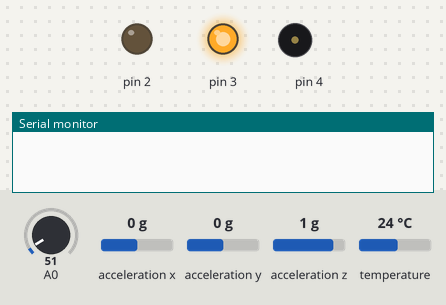
Simulated run of this sketch. Board: Arduino Uno, built with avr-gcc and run on an emulated ATmega328P. Shown: output pins drawn as LEDs (lit = HIGH), buzzer (waves = sounding), the last lines printed to the serial monitor. Wiring (inferred from the names in the program): MPU-6050 motion sensor at I2C address 0x68. The inputs (shaded band) are chosen by the test bench; at power-on: A0 = 51, acceleration x 0 g, acceleration y 0 g, acceleration z 1 g, temperature 24 °C.

Above: at 0.1 s.
At 20.29 s:
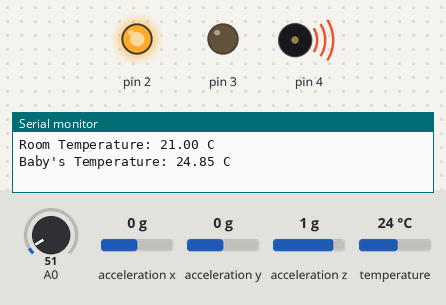
At 40.0 s:
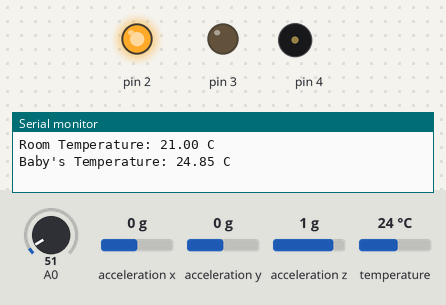
Timing chart, 0 to 40.0 s (numbered marks = the images above):
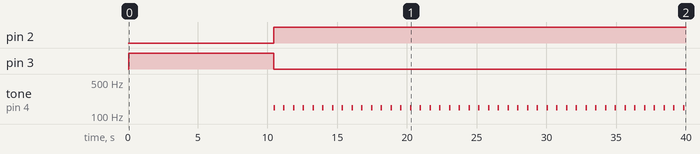

Measured:
- by itself, pin 2: LOW → HIGH at 10.4 s
- by itself, pin 3: LOW → HIGH at 0.06 s, → LOW 10.4 s later
- by itself, tone on pin 4: silent → 147 Hz at 10.4 s, → silent 0.10 s later, → 147 Hz 0.60 s later, → silent 0.10 s later, … (86 changes in this stretch)

The sketch:

ProgettoTesi1.1.ino
```cpp
/*


Progetto dispositivo per il monitoraggio del respiro

Author: Alessandro Pellegrino

Aggiornato al 15/12/2016


*/


#include<Wire.h> // Importa la libreria per comunicare con l'accelerometro tramite protocollo I2C

extern unsigned long timer0_millis; // Variabile esterna necessaria per il funzionamento del metodo resetMillis()

const int MPU=0x68;  // I2C indirizzo dell' MPU-6050

int16_t Acc,Tmp; // Inizializzo le variabili intere AcX, AcY, AcZ, Tmp

/*---------------VARIABILI GLOBALI RELATIVE AL METODO Babytemperature()--------------*/

float celsius = 0 ; // Inizializzo la variabile flottante celsius

float millivolts; // Inizializzo la variabile flottante millivolts

int LM35; //Inizializzo la variabile flottante LM35

/*----------VAARIABILI RELATIVE AL CONTROLLO E AL FILTRAGGIO DEI VALORI DELL'ACCELEROMETRO--------*/

unsigned long time, courrent_Time, previous_Time = 0;  // Inizializzo la variabili unsigned di tipo long a 32 bit

float courrent_Value, previous_Value = 0; //Inizializzo le variabili intere courrent_Value e previous_Value

int deadline = 10000; //Inizializzo la variabile intera deadline con valore 10000

int valori[5]; //Inizializzo l'array in cui salvo i valori letti dall'accelerometro

int T_campionamento = 10; //Inizializzo la variabile Tempo di Campionamento

int somma; //Inizializzo la variabile intera somma

float media; //Inizializzo la variabile flottante media

/*---------VARIABILI GLOBALI RELATIVE AL METODO Frequenza()---------*/

int f_time, f_prevTime, value , pr_value , tempoRespiro , numero_respiri , numero_inspirazioni , numero_espirazioni = 0; // Inizializzo le variabili intere

float frequenza; //Inizializzo la variabile flottante media

                                                /**********************-------INIZIO SETUP-------**********************/
void setup(){
//Setto il pin 2 e 3 ( LED ROSSO e LED VERDE ) come output
pinMode(2, OUTPUT);
pinMode(3, OUTPUT);
//

//Avvio e imposto la comunicazione con l'accelerometro usando il protocollo I2C
Wire.begin();
Wire.beginTransmission(MPU);
Wire.write(0x6B);  // Setto l'ndirizzo
Wire.write(0);     // Invio un bit per avviare la comunicazione con lo slave (wakes up the MPU-6050)
Wire.endTransmission(true);


//Avvio la comunicazione con il monitor seriale
Serial.begin(57600);
//
}                                               /**********************-------FINE SETUP-------**********************/


/* Metodo per la lettura della temperatura del bambino: per prima cosa leggo i valori del sensore. Poiche' leggo un valore analogico, sara'  compreso tra 0 e 1023. Sottraendo
a questo valore 0.5(massima accuratezza) e dividendo dunque questo valore per 1024 e moltiplicandolo per la tensione ai capi dell'LM5(5000 millivolts) ottengo la sua
tensione in millivolts. Poiche' il sensore restituisce 10mV per grado
basta dividere il valore per 10 per ottenere la temperatura in C°.
*/

float BabyTemperature(){
  LM35 = analogRead(A0);
  millivolts = (LM35/1024.0)*5000.0;
  celsius  = (millivolts-.5)/10;
  return celsius;
}


/* Metodo per  richiedere all'accelerometro i dati relativi all'accelerazione.
L'indirizzo in questione è 0x3F
*/
int AccRequest(){
  Wire.beginTransmission(MPU);
  Wire.write(0x3F);   //Comincia a registrare dall'indirizzo 0x3F (ACCEL_ZOUT_H) (AcZ)
  Wire.endTransmission(false);
  Wire.requestFrom(MPU,2,true);   //Richiesta di 2 registrazioni
  return Acc = (Wire.read()<<8|Wire.read())/1000;
}


/* Metodo per  richiedere all'accelerometro i dati relativi alla temperatura.
L'indirizzo in questione è 0x41
*/
float RoomTemperature(){
  Wire.beginTransmission(MPU);
  Wire.write(0x41);  // Starting with register 0x3F (ACCEL_ZOUT_H)
  Wire.endTransmission(false);
  Wire.requestFrom(MPU,2,true);
  Tmp = ((Wire.read()<<8|Wire.read())/340)+33.53;
  return Tmp;
  }


 /*
 Metodo per calcolare la frequenza di respirazione.
 */
float Frequenza(int A, int B){

value = A;
f_time = B;

if ( value > pr_value ) {
     tempoRespiro = f_time - f_prevTime;  // bisogna rimuovere questa funzione e utilizzare lo stesso metodo usato per i respiri
     numero_inspirazioni++;
     }
      if ( value < pr_value ) {
          f_prevTime = f_time;
          numero_espirazioni++;
          numero_respiri++;
          }
           frequenza = 60000/tempoRespiro;
           pr_value = value;

Serial.print("Duration of breath: ");Serial.print(tempoRespiro);Serial.println(" ms ");
Serial.print("Number of inspirations: ");Serial.println(numero_inspirazioni);
Serial.print("Number of exhalations: ");Serial.println(numero_espirazioni);
Serial.print("Number of breaths: ");Serial.println(numero_respiri);
Serial.print("Breath frequency: ");Serial.print(frequenza);Serial.println(" respiri/min");
return frequenza;
delay(150);
}

                                                /**********************-------INIZIO LOOP-------**********************/
void loop(){
  //Funzione millis che tiene traccia del tempo trascorso
  time = millis();
  //

  /* FILTRAGGIO DEL SEGNALE-CONTROLLORE
  Salvo i valori dell'accelerometro (divisi per 1000) su un array per poi fare la media ogni 5 acquisizioni. In questo modo i valori da gestire sono stabili.
  Successivamente salvo il dato su una variabile e lo confronto con il dato acquisito nel loop precedente.  Se sono diversi c'è stato movimento e ad ogni movimento
  rilevato il cronometro si azzera. Se invece i dati sono uguali, non c'è stato movimento e
  il cronometro continua a scorrere. Se il cronometro supera i 10 s, scatta l'allarme.
  */
   for( int i = 0 ; i < 5 ; i++ ){
       valori[i]=AccRequest();  // 0x3F (ACCEL_ZOUT_H) & 0x40 (ACCEL_ZOUT_L
       delay(T_campionamento);
       }
        somma = 0;
        for( int j = 0 ; j < 5 ; j++ ){
            somma = somma + valori[j];
            }
        media = somma/5;
        courrent_Value = media;

            if(courrent_Value == previous_Value){
               courrent_Time = time - previous_Time;
               }

                if(courrent_Value != previous_Value){
                   previous_Time = time;
                   }

        previous_Value = courrent_Value;

        delay(10);

        if( courrent_Time < deadline ){
           digitalWrite(3, HIGH);
           digitalWrite(2, LOW);
           }

            if( courrent_Time > deadline){
               digitalWrite(3, LOW);
               digitalWrite(2, HIGH);
               tone(4,147,100);
               delay(50);
               }

delay(50);
Frequenza(media,time);
//Stampo su monitor la temperatura del bambino e  i valori estrapolati dall'accelerometro

Serial.print(" Accelerometer value: "); Serial.println(media);
Serial.print(" Time elapsed since the last movement : ");Serial.print(courrent_Time/1000);Serial.println(" s ");

//Stampo su monitor la temperatura della stanza e del bambino.
Serial.print("Room Temperature: ");Serial.print(RoomTemperature()); Serial.println(" C ");
Serial.print("Baby's Temperature: ");Serial.print(BabyTemperature()); Serial.println(" C ");
Serial.println(" ");
//Ritardo di mezzo secondo il loop
delay(500);
}                                               /**********************-------FINE LOOP-------**********************/
```
